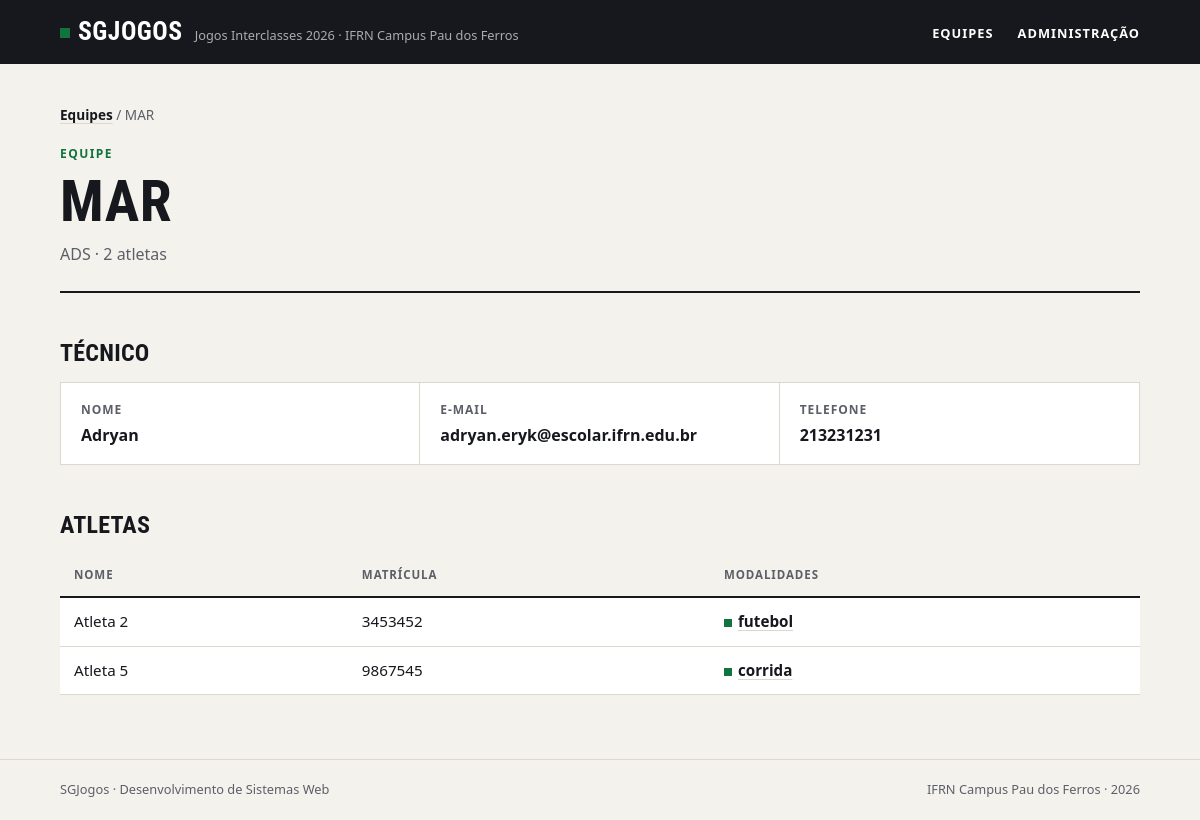
/equipes/1/, run on the app's committed database.
### jogos/models.py (models this page shows, shortened)
class Equipe(models.Model):
    nome = models.CharField(max_length=50, unique=True)
    curso = models.CharField(max_length=50)
    cor = models.CharField(max_length=8)
    criada_em = models.DateTimeField(auto_now_add=True)
    tecnico = models.OneToOneField(Tecnico, on_delete=models.CASCADE, related_name='equipe', null=True, blank=True)
    class Meta:
        verbose_name="Equipe"
        verbose_name_plural = "Equipes"
        ordering = ['nome']

class Tecnico(models.Model):
    nome = models.CharField(max_length=50)
    email = models.EmailField()
    telefone = models.CharField(max_length=11)
    class Meta:
        verbose_name="Técnico"
        verbose_name_plural = "Técnicos"
        ordering = ['nome']

class Atleta(models.Model):
    nome = models.CharField(max_length=50)
    matricula = models.CharField(max_length=20, unique=True)
    data_nascimento = models.DateField()
    equipe = models.ForeignKey(Equipe, on_delete=models.PROTECT, related_name='atletas')
    modalidade = models.ManyToManyField(Modalidade, related_name='atletas', blank=True)
    class Meta:
        verbose_name="Atleta"
        verbose_name_plural = "Atletas"
        ordering = ['nome']

class Modalidade(models.Model):
    tipo_choices = [
        ('Coletiva', 'COLETIVA'),
        ('Individual', 'INDIVIDUAL'),
    ]
    nome = models.CharField(max_length=50, unique=True)
    tipo = models.CharField(max_length=10, choices=tipo_choices)
    max_atletas = models.PositiveIntegerField()
    class Meta:
        verbose_name="Modalidade"
        verbose_name_plural = "Modalidades"
        ordering = ['nome']

### jogos/views.py (the view)
# urls.py: path('equipes/<int:equipe_id>/', views.equipe, name='equipe'),
def equipe(request, equipe_id):
    equipe = get_object_or_404(Equipe, id=equipe_id)
    return render(request, 'jogos/equipe.html', {'equipe': equipe})

### jogos/templates/jogos/equipe.html
{% extends 'base.html' %}
{% block content %}
    <nav class="trilha"><a href="{% url 'jogos:index' %}">Equipes</a> / {{ equipe.nome }}</nav>
    <header class="topo">
        <span class="sobretitulo">Equipe</span>
        <h1>{{ equipe.nome }}</h1>
        <p class="descricao">{{ equipe.curso }} · {{ equipe.atletas.count }} atletas</p>
    </header>
    <h2>Técnico</h2>
    {% if equipe.tecnico %}
    <dl class="numeros ficha">
        <div>
            <dt>Nome</dt>
            <dd>{{ equipe.tecnico.nome }}</dd>
        </div>
        <div>
            <dt>E-mail</dt>
            <dd>{{ equipe.tecnico.email }}</dd>
        </div>
        <div>
            <dt>Telefone</dt>
            <dd>{{ equipe.tecnico.telefone }}</dd>
        </div>
    </dl>
    {% else %}
        <p class="aviso">Esta equipe ainda não tem técnico cadastrado.</p>
    {% endif %}
    <h2>Atletas</h2>
    <div class="tabela">
        <table>
            <thead>
                <tr>
                    <th>Nome</th>
                    <th>Matrícula</th>
                    <th>Modalidades</th>
                </tr>
            </thead>
            <tbody>
                {% for atleta in equipe.atletas.all %}
                    <tr>
                        <td>{{ atleta.nome }}</td>
                        <td>{{ atleta.matricula }}</td>
                        <td>
                            <ul class="modalidades">
                                {% for modalidade in atleta.modalidade.all %}
                                    <li><a href="{% url 'jogos:modalidade' modalidade.id %}">{{ modalidade.nome }}</a></li>
                                    {% empty %}
                                    <li class="vazio">Nenhuma modalidade</li>
                                {% endfor %}
                            </ul>
                        </td>
                    </tr>
                    {% empty %}
                    <tr>
                        <td class="vazio" colspan="3">Nenhum atleta inscrito.</td>
                    </tr>
                {% endfor %}
            </tbody>
        </table>
    </div>
{% endblock %}

### static/css/style.css (style rules this page uses)
:root { --papel: #f4f2ed; --branco: #ffffff; --tinta: #16181d; --tinta-suave: #5c5f67; --linha: #dcd8ce; --verde: #12733f; --verde-claro: #e2efe6; --fonte-texto: system-ui, -apple-system, "Segoe UI", Roboto, Ubuntu, "Helvetica Neue", Arial, sans-serif; --fonte-titulo: "Bahnschrift SemiCondensed", "Bahnschrift", "Avenir Next Condensed", "Roboto Condensed", "Ubuntu Condensed", "Arial Narrow", var(--fonte-texto); }
*, *::before, *::after { box-sizing: border-box; }
* { margin: 0; padding: 0; }
body { min-height: 100vh; display: flex; flex-direction: column; background: var(--papel); color: var(--tinta); font-family: var(--fonte-texto); font-size: 1rem; line-height: 1.55; -webkit-font-smoothing: antialiased; }
a { color: inherit; }
ul { list-style: none; }
h1, h2, h3 { font-family: var(--fonte-titulo); font-stretch: condensed; font-weight: 700; line-height: 1.05; text-transform: uppercase; letter-spacing: 0.01em; }
.topo { padding-bottom: 24px; margin-bottom: 32px; border-bottom: 2px solid var(--tinta); }
.sobretitulo { display: block; margin-bottom: 8px; color: var(--verde); font-size: 0.75rem; font-weight: 700; letter-spacing: 0.12em; text-transform: uppercase; }
h1 { font-size: clamp(2.2rem, 6vw, 3.6rem); }
.descricao { max-width: 60ch; margin-top: 10px; color: var(--tinta-suave); }
h2 { margin: 48px 0 16px; font-size: 1.5rem; }
.trilha { margin-bottom: 20px; color: var(--tinta-suave); font-size: 0.85rem; }
.trilha a { color: var(--tinta); font-weight: 600; text-decoration-color: var(--linha); text-underline-offset: 3px; }
.numeros { display: grid; grid-template-columns: repeat(auto-fit, minmax(180px, 1fr)); border: 1px solid var(--linha); background: var(--branco); }
.numeros div { padding: 18px 20px; border-right: 1px solid var(--linha); }
.numeros div:last-child { border-right: none; }
.numeros dt { color: var(--tinta-suave); font-size: 0.75rem; font-weight: 700; letter-spacing: 0.08em; text-transform: uppercase; }
.numeros dd { margin-top: 4px; font-family: var(--fonte-titulo); font-stretch: condensed; font-size: 1.6rem; font-weight: 700; line-height: 1.15; font-variant-numeric: tabular-nums; overflow-wrap: anywhere; }
.tabela { overflow-x: auto; }
table { width: 100%; border-collapse: collapse; background: var(--branco); font-size: 0.95rem; font-variant-numeric: tabular-nums; }
th, td { padding: 12px 14px; border-bottom: 1px solid var(--linha); text-align: left; vertical-align: top; }
th { border-bottom: 2px solid var(--tinta); background: var(--papel); color: var(--tinta-suave); font-size: 0.72rem; font-weight: 700; letter-spacing: 0.08em; text-transform: uppercase; }
td a { font-weight: 600; text-decoration-color: var(--linha); text-underline-offset: 3px; }
.modalidades { display: flex; flex-wrap: wrap; gap: 4px 16px; }
.modalidades a::before { content: ""; display: inline-block; width: 8px; height: 8px; margin-right: 6px; background: var(--verde); }
.numeros.ficha dd { font-family: var(--fonte-texto); font-stretch: normal; font-size: 1rem; font-weight: 600; line-height: 1.4; }

### data on the page
Equipe: nome "MAR", curso "ADS", atletas.count "2", tecnico.nome "Adryan", tecnico.email "adryan.eryk@escolar.ifrn.edu.br", tecnico.telefone "213231231"
Atleta: nome "Atleta 2", matricula "3453452"
Modalidade: nome "futebol"
Atleta: nome "Atleta 5", matricula "9867545"
Modalidade: nome "corrida"
